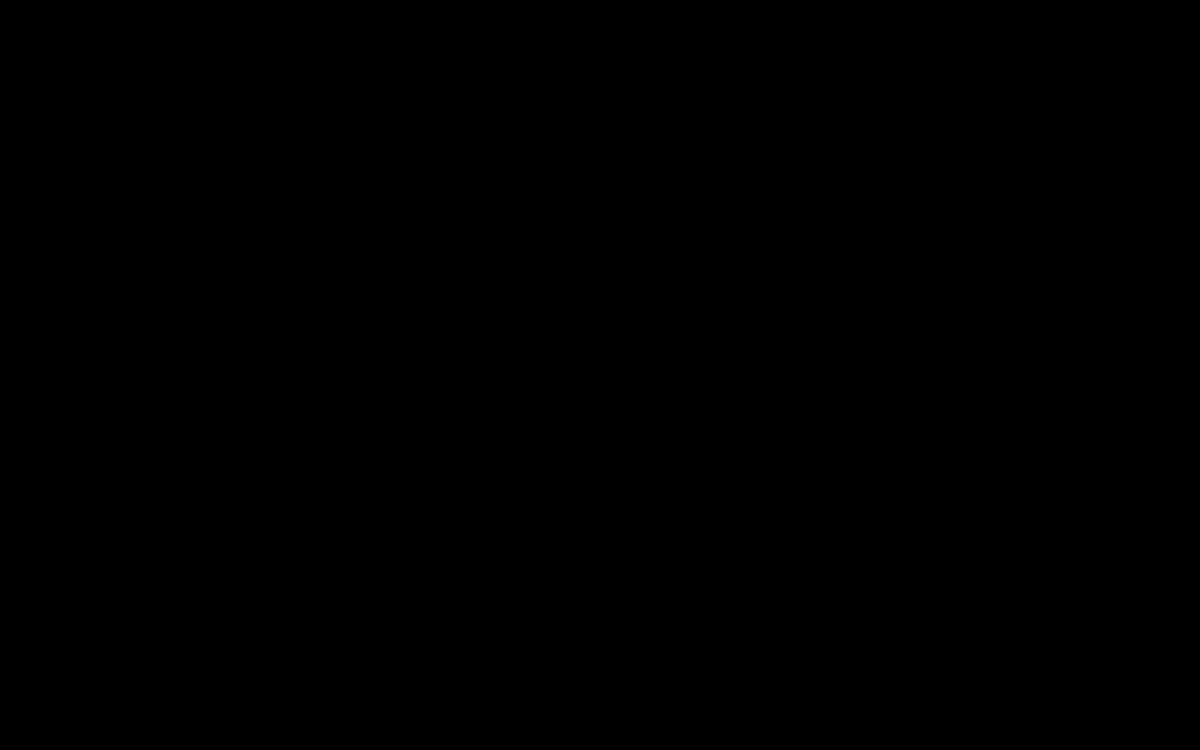
Frame 1 (no input)
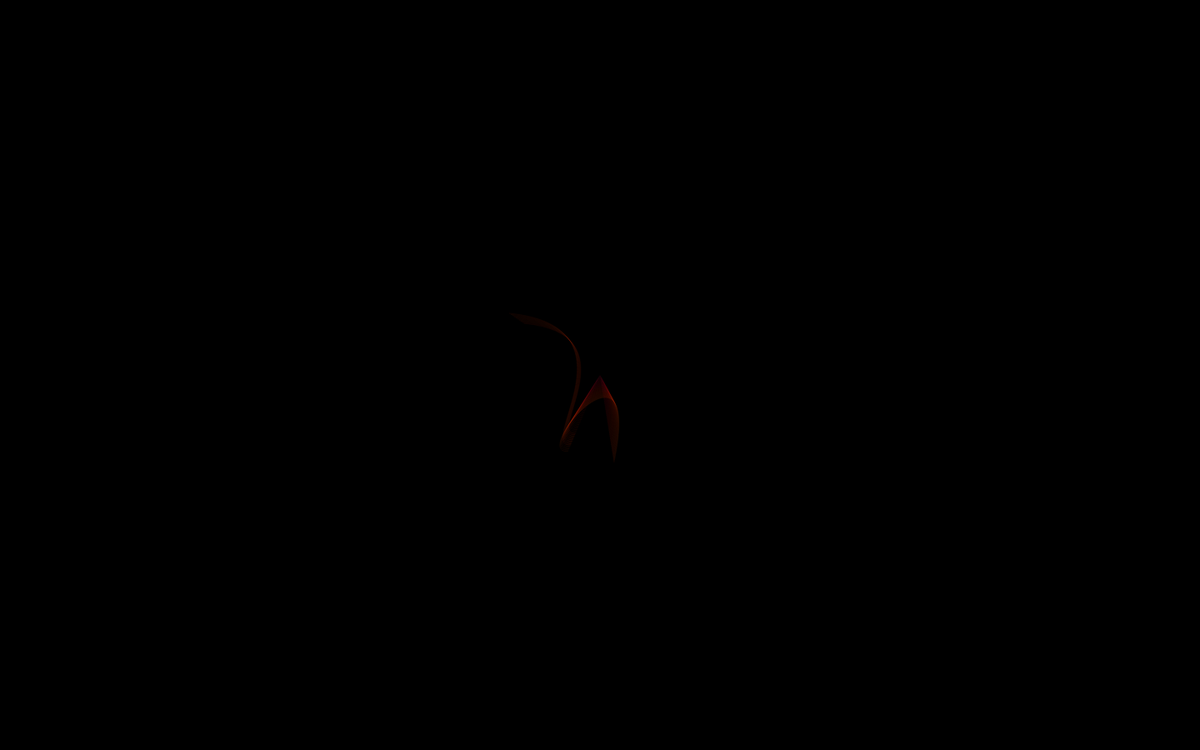
Frame 60 (no input)
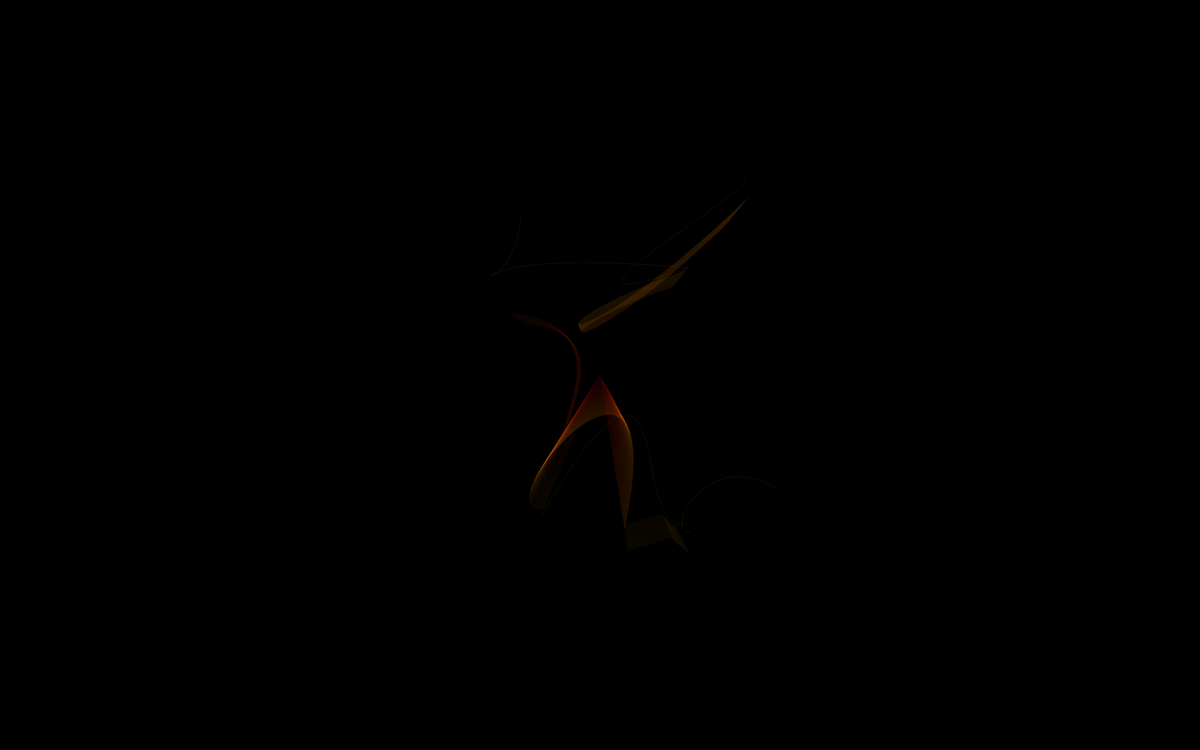
Frame 120 (the mouse pressed at the canvas centre since frame 60)

The p5.js sketch that drew these frames (run headless with seeded random() and noise() and a simulated clock; from frame 60 on, the mouse is pressed at the canvas centre):

// p5.js sketch
// ── sketch.js
var agents = [];

// make a variable to see the number of these agents we have
var numAgents = 500;
var maxSpeed = 2;
var minRadius = 20;
var maxRadius = 250;

function setup() {
  createCanvas(1440, 900);
  
  // HW: spawning strategy -- spawn 
  
  for (var i=0; i<numAgents; i++) {
    var a = new Agent(width/2, height/2, random(-maxSpeed, maxSpeed), random(-maxSpeed, maxSpeed), random(minRadius, maxRadius));
    agents.push(a);
  }
  
  // clear screen to black once
  background(0);
}

function draw() {
  
  // update loop for the agents
  for (var i=0; i<agents.length; i++) {
    // update the agents position
    agents[i].update(); 
    
    // before we do the comparison, let's clear (empty) each agents'
    // intersectingAgents list, so that it only holds the intersecting
    // agents at that frame and not all previous frames
    agents[i].intersectingAgents = [];
    
    // then we loop through all of the other agents, and add them
    // to agent[i]'s list of intersecting agents if they intersect.
    
    // by starting the j-loop at j=i+1, we avoid comparing
    // combinations of agents more than once, and end up comparing every
    // agent to every other agent exactly once, i.e.
    // (0, 1), (0, 2), (0, 3).... (1, 2), (1, 3), (1, 4).... (2, 3), (2, 4) .... so on
    
    for (var j=i+1; j<agents.length; j++) {
      // check if agent i and agent j are intersecting
      if (checkIfAgentsIntersecting(agents[i], agents[j])) {
        // if agent i and agent j are intersecting, add them
        // to each others intersectingAgents arrays
        agents[i].intersectingAgents.push(agents[j]);
        agents[j].intersectingAgents.push(agents[i]);
      }
    }
  }
  
  // at the end of this update loop, each agent has a list of the other
  // agents which it intersects with in the array intersectingAgents
  
  // now instead of simply drawing the agents,
  // let's draw a line connecting the centers of any intersecting agents
  for (var i=0; i<agents.length; i++) {
    // loop through each of the agents inside this agent's intersectingAgents list
    
    
    // HW: draw bezier (4 agents) instead of a triangle (3 agents)
    
    
    // check if we have two intersecting agents.  if so, we 
    // connect them with a triangle
    if (agents[i].intersectingAgents.length == 3) {
      var intersectingAgent1 = agents[i].intersectingAgents[0];
      var intersectingAgent2 = agents[i].intersectingAgents[1];
      var intersectingAgent3 = agents[i].intersectingAgents[2];
      
      // HW: add a color strategy
      var r = map(sin(0.011*frameCount), -1, 1, 0, 255);
      var g = map(sin(0.013*frameCount+5), -1, 1, 0, 255);
      var b = map(sin(0.012*frameCount+10), -1, 1, 0, 255);
      
      stroke(r, g, b, 20);
      noFill();
      bezier(agents[i].position.x, agents[i].position.y, intersectingAgent1.position.x, intersectingAgent1.position.y, intersectingAgent2.position.x, intersectingAgent2.position.y, intersectingAgent3.position.x, intersectingAgent3.position.y);
    }
    
  }
}

// this function will take two agents as input and return true/false
// depending on if they are intersecting (see p10_intersecting_circles)
function checkIfAgentsIntersecting(a, b) {    // a and b are agents
  var d = dist(a.position.x, a.position.y, b.position.x, b.position.y);
  if (d < a.radius + b.radius) {
    return true;
  }
  else {
    return false;
  }
}


function Agent(x_, y_, vx_, vy_, rad) {
  this.position = {x:x_, y:y_};   // position of the agent
  this.velocity = {x:vx_, y:vy_}; // velocity (speed) of the agent
  this.radius = rad;              // radius of the agent
  this.intersectingAgents = [];   // an array of the other agents which are intersecting with this agent
  
  // add velocity to the position to move the circle
  this.update = function() {
    this.position.x += this.velocity.x;
    this.position.y += this.velocity.y;
    this.wrap();
    this.radius = this.radius * 0.999;
  }
  
  // HW: change the wrapping function so instead of wrapping
  // around we go back to the center
  
  // wrapping function to wrap the agent around the screen
  // if it goes off of it
  this.wrap = function() {
    if (this.position.x > width) {
      this.position.x = width/2;
      this.position.y = height/2;
    }
    if (this.position.x < 0) {
      this.position.x = width/2;
      this.position.y = height/2;
    }
    if (this.position.y > height) {
      this.position.x = width/2;
      this.position.y = height/2;
    }
    if (this.position.y < 0) {
      this.position.x = width/2;
      this.position.y = height/2;
    }
  }
  
  // draw the agent
  this.draw = function() {
    noFill();
    stroke(255);
    ellipse(this.position.x, this.position.y, 2 * this.radius, 2 * this.radius);
    var angle = atan2(this.velocity.y, this.velocity.x);
    line(this.position.x, this.position.y, this.position.x + this.radius * cos(angle), this.position.y + this.radius * sin(angle));
  }
}
